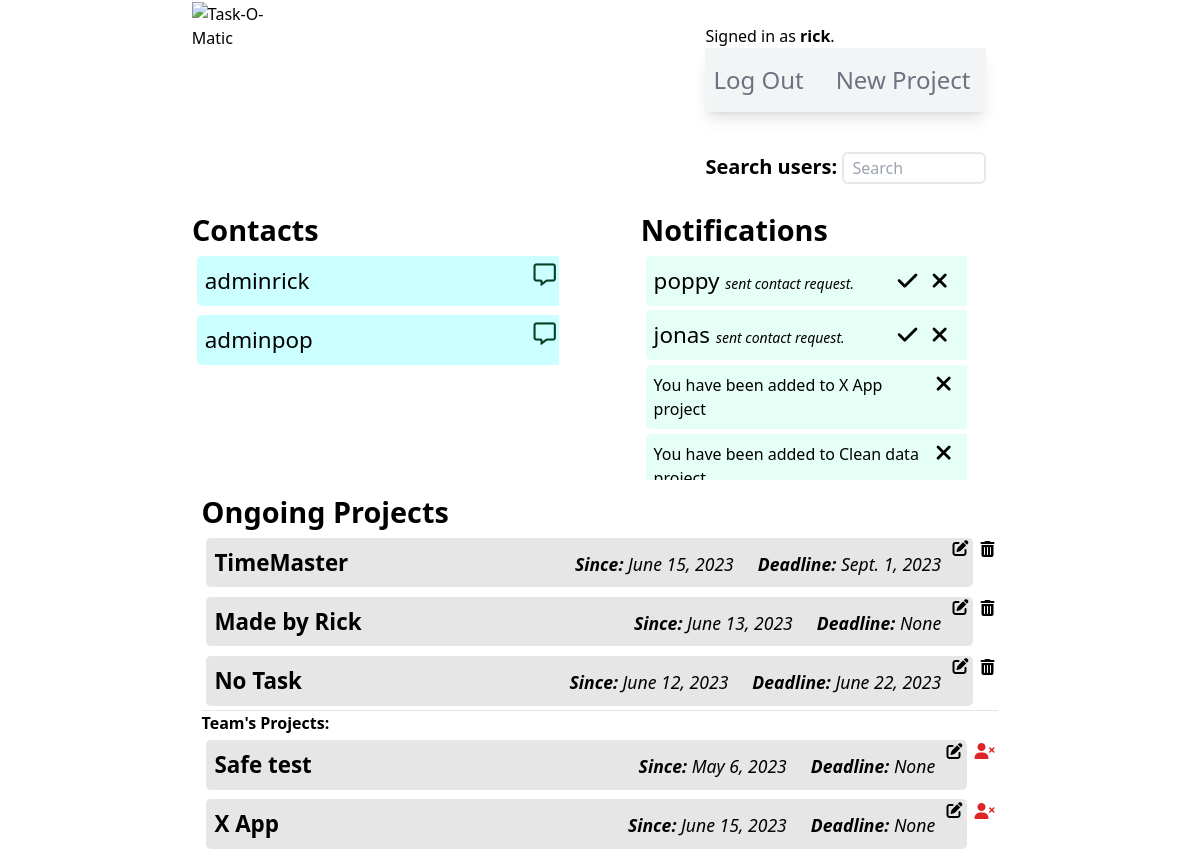
/ (signed in), run on the app's committed database.
### taskomatic/models.py (models this page shows, shortened)
class User(AbstractUser):
    pass

class Relationship(models.Model):
    STATUS_CHOICES = [
        ('pending', 'Pending'),
        ('accepted', 'Accepted'),
        ('rejected', 'Rejected'),
    ]
    from_user = models.ForeignKey(User, on_delete=models.CASCADE, related_name='from_user')
    to_user = models.ForeignKey(User, on_delete=models.CASCADE, related_name='to_user')
    status = models.CharField(max_length=10, choices=STATUS_CHOICES, default='pending')
    created_at = models.DateTimeField(auto_now_add=True)
    class Meta:
        unique_together = ('from_user', 'to_user')

class Notification(models.Model):
    user = models.ForeignKey(User, on_delete=models.CASCADE)
    notification = models.CharField(max_length=100)

class Project(models.Model):
    user = models.ForeignKey(User, on_delete=models.CASCADE)
    owner = models.CharField(max_length=80)
    projectName = models.CharField(max_length=160)
    projectDescription = models.CharField(max_length=350)
    hasDeadline = models.BooleanField(default=False)
    hasInventory = models.BooleanField(default=False)
    hasTasks = models.BooleanField(default=False)
    creationDate = models.DateField(null=True, blank=True)
    deadlineDate = models.DateField(null=True, blank=True)

class Member(models.Model):
    project = models.ForeignKey(Project, on_delete=models.CASCADE)
    user = models.ForeignKey(User, on_delete=models.CASCADE)

### taskomatic/views.py (the view)
# urls.py: path("", views.index, name="index"),
def index(request):
    if request.user.is_authenticated:
        currentUserId = request.user.id
        currentUser = User.objects.get(id=currentUserId)
        projects = Project.objects.filter(user=currentUser).order_by('-creationDate')
        contacts = Relationship.objects.filter(Q(from_user=currentUser) | Q(to_user=currentUser), ~Q(status='rejected'))
        contactRequests = Relationship.objects.filter(Q(to_user=currentUser), Q(status="pending"))
        memberProjects = Member.objects.filter(user=currentUser)
        notifications = Notification.objects.filter(user=currentUser)
        context = {
            "projects": projects,
            "memberProjects": memberProjects,
            "contacts": contacts,
            "contactRequests": contactRequests,
            "notifications": notifications
        }
        return render(request, "taskomatic/index.html", context)
    return render(request, "taskomatic/index.html")

### taskomatic/templates/taskomatic/index.html (shortened to what this page needs)
{% extends "./layout.html" %}
{% load static %}
{% block body %}
{% if user.is_authenticated %}
    <div id="dashboardContainer">
        <section id="indexUpperSection">
            <div id="indexContacts">
                <h2>Contacts</h2>
                <div class="contactInstanceContainer">
                {% if contacts|length > 0 %}
                    {% for contact in contacts %}
                        {% if contact.status == "pending" %}
                            {% if contact.to_user != request.user%}
                    <div class="contactInstance">
                        <span>{{ contact.to_user }} <span class="text-sm">(Pending)</span></span>
                    </div>
                            {% endif %}
                        {% else %}
                            {% if contact.to_user != request.user%}
                    <div class="contactInstance">
                        <p>{{ contact.to_user }}</p>
                        <i class="fa-regular fa-message hover:text-sky-600 cursor-pointer" style="color: #004225" title="Send message"></i>
                    </div>
                            {% else %}
                    <div class="contactInstance">
                        <p>{{ contact.from_user }}</p>
                        <i class="fa-regular fa-message hover:text-sky-600 cursor-pointer" style="color: #004225" title="Send message"></i>
                    </div>
                            {% endif %}
                        {% endif %}
                    {% endfor %}
                {% else %}
                    <div class="noContact">
                        <p>No contacts.</p>
                    </div>
                {% endif %}
                </div>
            </div>
            <div id="indexAlerts">
                <h2>Notifications</h2>
                {% for contact in contactRequests %}
                <div class="alertInstance">
                    <p>{{ contact.from_user }} <i class="text-sm"> sent contact request.</i></p>
                    <span>
                        <a href="{% url 'acceptContact' contact.id %}"><i class="fa-solid fa-check hover:text-sky-600 cursor-pointer #004225 mr-2" title="Accept"></i></a>
                        <a href="{% url 'rejectContact' contact.id %}"><i class="fa-solid fa-xmark hover:text-red-600 cursor-pointer #004225 mr-4" title="Decline"></i></a>
                    </span>
                 </div>
                {% endfor %}
                {% for message in notifications %}
                <div class="alertInstance">
                    <p class="text-base">{{ message.notification }}</p>
                    <i class="fa-solid fa-xmark hover:text-red-600 cursor-pointer #004225 mr-3 dismissBtn" id="{{ message.id }}" title="Dismiss">{% csrf_token %}</i>
                 </div>
                {% endfor %}
            </div>
        </section>
        <section id="ongoingProjectsContainer">
            <h2>Ongoing Projects</h2>
            <ul>
            {% if projects %}
                {% for project in projects %}
                <div id="projectInstanceContainer">
                    <a id="projectInstanceAnchor" href="{% url 'projectPage' project.id %}">
                        <li id="projectInstance">
                            <span style="cursor: default"><b>{{ project.projectName }}</b></span>
                            <span class="flex justify-between">
                                <span><i class="dateCaption"><b>Since:</b> {{ project.creationDate }}</i></span>
                                <span><i class="dateCaption"><b>Deadline:</b> {{ project.deadlineDate }}</i></span>
                            </span>
                        </li>
                    </a>
                    <form method="POST" action="{% url 'editProject' %}" name="indexEditForm{{ project.id }}" id="indexEditForm{{ project.id }}">
                        <i id="indexEditIcon{{project.id}}" class="fa-solid fa-pen-to-square indexEditIcon"></i>
                    </form>
                    <i id="indexDeleteIcon{{project.id}}" class="fa-solid fa-trash-can relative top-2 right-1 cursor-pointer indexDeleteIcon" title="Delete"></i>
                </div>
                {% endfor %}
            {% else %}
                <br>
                <li class="text-lg font-semibold text-center">No owned projects.</li>
                <br>
            {% endif %}
            <hr>
            {% if memberProjects %}
            <p><strong>Team's Projects:</strong></p>
                {% for instance in memberProjects %}
                <div id="projectInstanceContainer">
                    <a id="projectInstanceAnchor" href="{% url 'projectPage' instance.project.id %}">
                        <li id="projectInstance">
                            <span style="cursor: default"><b>{{ instance.project.projectName }}</b></span>
                            <span class="flex justify-between">
                                <span><i class="dateCaption"><b>Since:</b> {{ instance.project.creationDate }}</i></span>
                                <span><i class="dateCaption"><b>Deadline:</b> {{ instance.project.deadlineDate }}</i></span>
                            </span>
                        </li>
                    </a>
                    <form method="POST" action="{% url 'editProject' %}" name="indexEditForm{{ instance.project.id }}" id="indexEditForm{{ instance.project.id }}">
                        <i id="indexEditIcon{{instance.project.id}}" class="fa-solid fa-pen-to-square indexEditIcon"></i>
                    </form>
                    <i id="indexDeleteIcon{{instance.project.id}}" class="fa-solid fa-user-xmark text-red-600 relative top-2 right-1 cursor-pointer indexDeleteIcon teamProject" title="Remove"></i>
                </div>
                {% endfor %}
            {% endif %}
            </ul>
        </section>
    </div>
{% endif %}
{% endblock body %}

### taskomatic/templates/taskomatic/layout.html (shortened to what this page needs)
{% load static %}
<!DOCTYPE html>
<html lang="en">
<head>
    <link href="{% static 'taskomatic/styles.css' %}" rel="stylesheet">
    <link rel="stylesheet" href="https://cdnjs.cloudflare.com/ajax/libs/font-awesome/6.4.0/css/all.min.css"
/>
    <script src="https://cdn.tailwindcss.com"></script>
</head>
<body id="appBody">
    <header>
        <a href="{% url 'index' %}"><img id="taskLogo" src="https://escrituras-eremitas.com/wp-content/uploads/2023/04/task-O-maticLogo.png" alt="Task-O-Matic"></a>
        <div class="navSection">
            <div>
                {% if user.is_authenticated %}
                    Signed in as <strong>{{ user.username }}</strong>.
                {% else %}
                    Not signed in.
                {% endif %}
            </div>
                <ul class="relative max-w-2xl flex flex-wrap items-center justify-between py-4 bg-gray-100 text-gray-500
                hover:text-gray-700 focus:text-gray-700 shadow-lg navbar navbar-expand-lg navbar-light">
                    {% if user.is_authenticated %}
                        <li class="nav-item pr-2">
                            <a class="nav-link text-2xl text-gray-500 hover:text-gray-700
                            focus:text-gray-700 p-2" href="{% url 'logout' %}">Log Out</a>
                        </li>
                        <li class="nav-item pr-2">
                            <a class="nav-link text-2xl text-gray-500 hover:text-gray-700
                            focus:text-gray-700 p-2" href="{% url 'newProject' %}">New Project</a>
                        </li>
                    {% endif %}
                </ul>
                {% if user.is_authenticated %}
                <form action="{% url 'users' %}">
                    <label for="searchQ" class="text-xl"><b>Search users: </b></label>
                    <input type="text" name="q" id="searchQ" class="border-2 rounded-md mt-10 min-h-[2rem] max-w-[9rem] placeholder:pl-2" placeholder="Search">
                </form>
                {% endif %}
            </div>
    </header>
    {% block body %}
    {% endblock %}
</body>
</html>

### taskomatic/static/taskomatic/styles.css (style rules this page uses)
html { font-size: 16px; }
* { margin: 0; padding: 0; box-sizing: border-box; }
h2 { font-size: 1.8rem !important; font-weight: 600 !important; }
header { display: flex; justify-content: space-around; }
#taskLogo { max-width: 30rem; margin: 2%; }
.navSection { max-width: 20rem; margin: 2%; }
#indexUpperSection { display: flex; justify-content: space-between; min-height: 15rem; width: 85%; }
#dashboardContainer { display: flex; flex-direction: column; align-items: center; width: 80%; margin: 0 auto; }
#indexContacts { display: flex; flex-direction: column; width: 45%; max-height: 17rem; overflow-x: hidden; overflow-y: auto; }
#indexAlerts { margin-right: 5%; width: 40%; max-height: 17rem; overflow-y: auto; overflow-x: hidden; }
.contactInstanceContainer { display: flex; flex-direction: column; justify-content:flex-start; width: 100%; }
.contactInstance { display: flex; justify-content: space-between; width: 100%; font-size: 1.4rem; margin: 0.3rem; padding: 0.5rem; background-color: rgba(0, 255, 255, 0.2); border-radius: 0.3rem; }
.alertInstance { display: flex; justify-content: space-between; width: 100%; font-size: 1.4rem; margin: 0.3rem; padding: 0.5rem; background-color: rgba(127, 255, 212, 0.2); border-radius: 0.3rem; }
#ongoingProjectsContainer { width: 85%; padding: 1%; }
#projectInstanceContainer { display: flex; justify-content:flex-start; width: 100%; }
#projectInstance { display: flex; justify-content: space-between; width: 100%; font-size: 1.4rem; margin: 0.3rem; padding: 0.5rem; background-color: rgba(128, 128, 128, 0.2); border-radius: 0.3rem; }
#projectInstanceAnchor { cursor: default; width: 100%; }
.indexEditIcon { position: relative; right: 1rem; top: 0.2rem; cursor: pointer; }
.dateCaption { cursor: default; font-size: 1.1rem; padding-right: 1.5rem; }

### data on the page
User: username "rick"
Relationship: to_user "adminrick"
Relationship: to_user "adminpop"
Relationship: from_user "poppy"
Relationship: from_user "jonas"
Notification: notification "You have been added to X App project"
Notification: notification "You have been added to Clean data…"
Project: projectName "TimeMaster", creationDate "June 15, 2023", deadlineDate "Sept. 1, 2023"
Project: projectName "Made by Rick", creationDate "June 13, 2023", deadlineDate "None"
Project: projectName "No Task", creationDate "June 12, 2023", deadlineDate "June 22, 2023"
Member: project.projectName "Safe test", project.creationDate "May 6, 2023", project.deadlineDate "None"
Member: project.projectName "X App", project.creationDate "June 15, 2023", project.deadlineDate "None"
